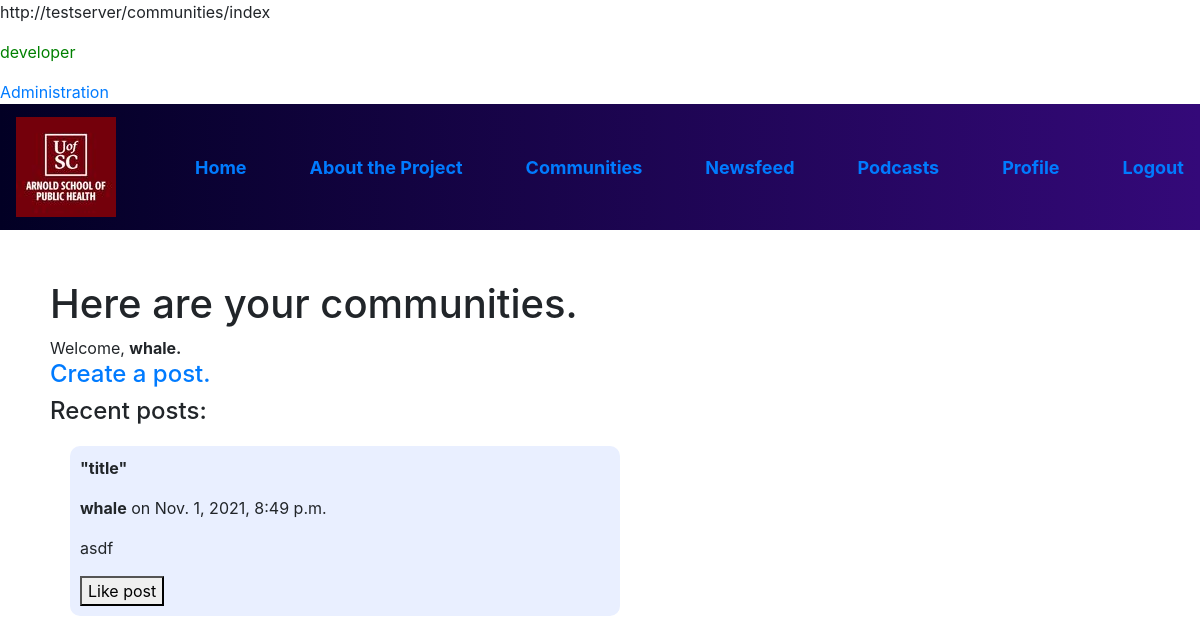
Before: /communities/index (signed in) with the older database file.
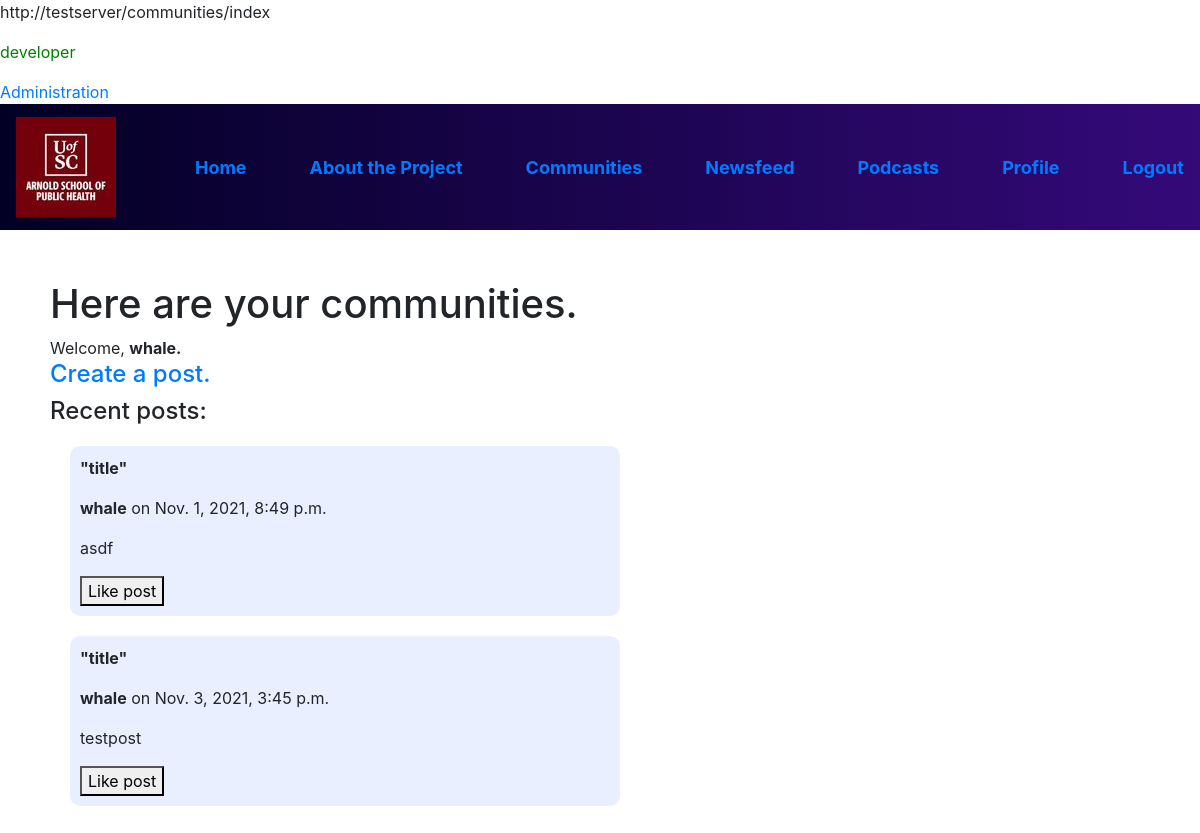
After: the same page with the newer database file.
### users/models.py (models this page shows)
class CustomUser(AbstractBaseUser,PermissionsMixin):
	email = models.EmailField(gettext_lazy('email address'),unique = True)
	username = models.CharField(max_length=150,unique = True)
	is_staff = models.BooleanField(default = False)
	is_active = models.BooleanField(default= True)
	is_developer = models.BooleanField(default = False)
	is_pod_plus_member= models.BooleanField(default = True)
	int_points = models.IntegerField(default = 0)
	int_users_helped = models.IntegerField(default = 0)
	int_days_active = models.IntegerField(default = 0)
	text_about = models.TextField(gettext_lazy(
		'about'),max_length=500,blank = True)
	date_joined = models.DateTimeField(default=timezone.now)
	objects = CustomUserManager()
	USERNAME_FIELD = "username"
	REQUIRED_FIELDS = ["email"]
	def __str__(self):
		return self.username

### communities/models.py (models this page shows, shortened)
class Post(models.Model):
	author = models.ForeignKey(CustomUser,on_delete=models.CASCADE)
	title = models.CharField(max_length=200)
	text_content = models.CharField(max_length = 300)
	pub_date = models.DateTimeField(default=timezone.now)
	responded_users = models.ManyToManyField(CustomUser,related_name='responded_users_set')
	user_likes = models.ManyToManyField(CustomUser, related_name="user_likes")

### communities/views.py (the view)
# urls.py: path('index',communities_views.viewIndex,name="index"),
@login_required
def viewIndex(request):
	querysetLastFivePosts = Post.objects.all()
	context = {
		"qsetLastFivePosts":querysetLastFivePosts,
	}
	return render(request,'communities/index.html',context = context)

### communities/templates/communities/index.html (shortened to what this page needs)
{% extends "core/base.html" %}
{% block content %}
<h1>Here are your communities.</h1>
Welcome, <strong>{{user.username}}.</strong>
<h4>
	<a href = "{% url 'communities:create_post' %}">Create a post.</a>
</h4>
<h4>Recent posts:</h4>
{% for modelPost in qsetLastFivePosts %}
	<div class = "div__communities-post">
		<p class = "p__communities-post-title">"{{modelPost.title}}"</p>
		<p><strong>{{modelPost.author}}</strong> on {{modelPost.pub_date}}</p>
		<p>{{modelPost.text_content}}</p>
		<button id = "btn__like-post">Like post</button>
	</div>
{% endfor %}
{% endblock content %}

### core/templates/core/base.html (shortened to what this page needs)
{% load static %}
<!DOCTYPE html>
<html lang="en">
<head>
    <link rel="stylesheet" href="https://maxcdn.bootstrapcdn.com/bootstrap/4.0.0/css/bootstrap.min.css">
	<link rel="stylesheet" type = "text/css" href = "{% static 'core/style.css' %}">
</head>
<body>
<p>{{ request.build_absolute_uri }}</p>
{% if user.is_developer %}
	<p style = 'color:green'>developer {{user.user_name}}</p>
	<a href = "{% url 'admin:index' %}">
		Administration
	</a>
{% elif user.is_staff %}
	<p style = "color:green">staff {{user.user_name}}</p>
{% endif %}
<nav class="navbar" id = "navbar__main">
	<a class = "navbar-brand" href = "{% url 'core:index' %}">
		<img src = "{% static 'core/images/arnold_school_of_public_health.jpg' %}" alt = "arnold_school_of_public_health.jpg">
	</a>
	<a class = "navbar-text navbar__main__a-tag" href = "{% url 'core:index' %}">
		Home
	</a>
	<a class = "navbar-text navbar__main__a-tag" href = "{% url 'core:about' %}">
		About the Project
	</a>
	{% if user.is_authenticated %}
		<a class = "navbar-text navbar__main__a-tag" href = "{% url 'communities:index' %}">
			Communities
		</a>
		<a class = "navbar-text navbar__main__a-tag" href = "{% url 'newsfeed:index' %}">
			Newsfeed
		</a>
		<a class = "navbar-text navbar__main__a-tag" href = "{% url 'podcasts:index' %}">
			Podcasts
		</a>
		<a class = "navbar-text navbar__main__a-tag" href = "{% url 'users:profile' %}">
			Profile
		</a>
		<a class = "navbar-text navbar__main__a-tag" href = "{% url 'users:logout' %}">
			Logout
		</a>
	{% endif %}
</nav>
<div class = "div__GLOBAL_CONTENT">
	{% block content %}{% endblock content %}
</div>
</body>
</html>

### core/static/core/style.css (style rules this page uses)
.div__GLOBAL_CONTENT { margin:50px; }
#navbar__main { background: linear-gradient(90deg, rgba(2,0,36,1) 0%, rgba(52,9,121,1) 100%, rgba(88,225,2,1) 100%, rgba(0,212,255,1) 100%); }
.navbar__main__a-tag { text-decoration: none; font-size: large; font-weight:bold; }
.div__communities-post { border-radius: 10px; background-color: rgb(233, 239, 255); margin:20px; width:50%; padding:10px; }
.p__communities-post-title { font-weight: bold; }

Changed rows visible on the page:
added Post: title "title", author "whale", pub_date "Nov. 3, 2021, 3:45 p.m.", text_content "testpost"
